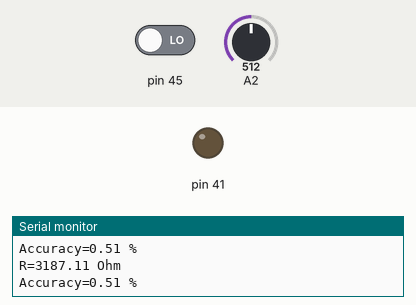
Bench run of a sketch on a simulated Arduino Mega 2560, built with avr-gcc and run on an emulated ATmega2560. On the bench: output pins drawn as LEDs (lit = HIGH), the last lines printed to the serial monitor. The test bench sets the inputs (shaded band); at power-on: A2 = 512, pin 45 LOW.

Above: at 1.2 s.
1.3 s: A2 set to 468
2.8 s: A2 set to 434
At 3.7 s:
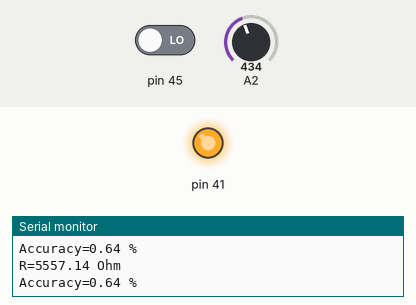
4.5 s: A2 set to 511
At 4.9 s:
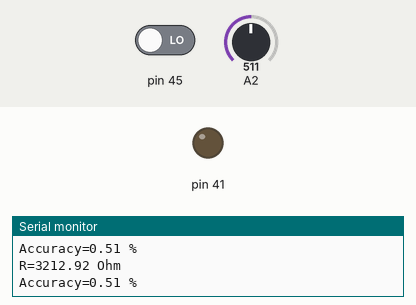
6.0 s: A2 set to 306
At 7.2 s:
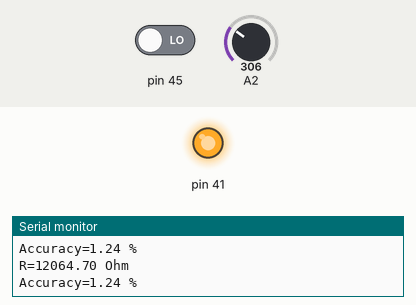
Timing chart, 0 to 8.5 s (numbered marks = the images above; inputs shaded):
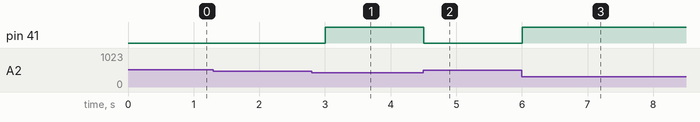

The sketch:

ex01a.ino
```cpp
// Caden Churchman
// MNE 615
// Exercise 1

#include "math.h"
#include "Arduino.h"

void setup()
{
    Serial.begin(115200);
    pinMode(45, INPUT);
    pinMode(41, OUTPUT);
}

uint32_t time = millis();
uint32_t interval = 250;
double r = 0;

void loop()
{
    // Set pin 41 if pin 45 is high or if resistance is greater than 5000
    digitalWrite(41, digitalRead(45) || r >= 5000);

    // Delay by interval
    if (millis() - time >= interval) {

        // Read in to calculate voltage and resistance
        double v2 = ((double)analogRead(A2) / 1023.0) * 5.0;
        r = (3.3 / (v2)) * 10000.0 - 10000.0 ;

        // Print results
        Serial.print("R="); Serial.print(r, 2); Serial.println(" Ohm");

        // Uncertainty calculation
        double firstTerm = ((3.3 / v2 - 1)) * ( 0.01 * r + 0.05);
        double res = (5.0 / 1024.0) / 2;
        double secondTerm = res * (-10000.0) * 3.3 / (v2 * v2);

        // Print results
        Serial.print("Accuracy=");
        Serial.print(sqrt(firstTerm*firstTerm + secondTerm*secondTerm)*100/r);
        Serial.println(" %");

        // Add to interval
        time += interval;
    }
}
```

Measured:
- the behaviour switches between 451 and 450 on A2 (found by bisection; images 0 and 1)
- after the input at 2.8 s, pin 41: LOW → HIGH after 0.20 s
- after the input at 4.5 s, pin 41: HIGH → LOW at once
- after the input at 6.0 s, pin 41: LOW → HIGH at once
